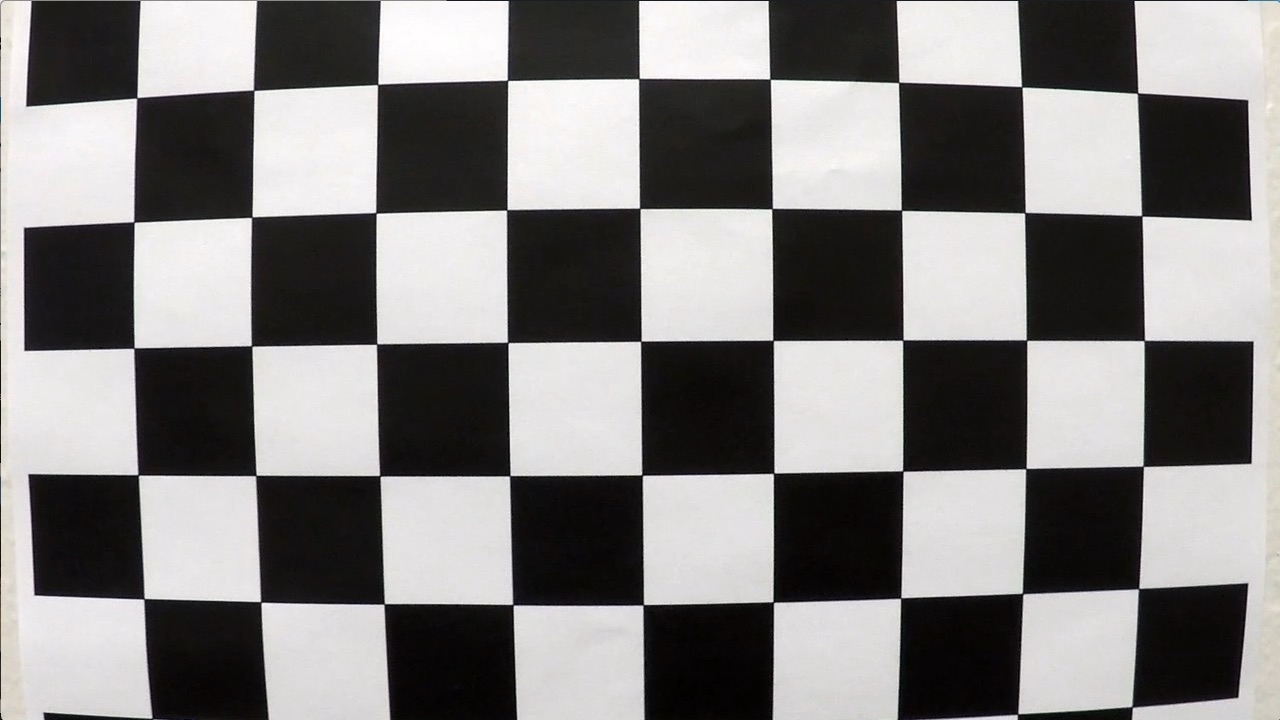
#> input picture camera_cal/calibration01.jpg, 1280 x 720 px; its folder holds only this picture in this run
$ jupyter execute --allow-errors Pipeline.ipynb   (shell and % lines are left out)   (older library calls are emulated)
#> lines starting #> are read from the running program, lines starting #| are printed output that depends on the picture; after the words box and inside, x2 and y2 are one past the last pixel; in counts of white or black regions, pixels touching at a corner belong together
[cell 1]
import os, math
import cv2
import numpy as np
import matplotlib.pyplot as plt
import matplotlib.rcsetup
import matplotlib.image as mpimg
matplotlib.rcParams['figure.figsize'] = (10.0, 12.0)

[cell 2]
# [49 lines left out: function pipeline, not called in this run]

[cell 3]
def chessboard_calibrate(chess_w, chess_l, show=False):
#> called with chess_w = 9, chess_l = 6, show = True
    chess_counter = 0
    obj_pts = []
    img_pts = []

    criteria = (cv2.TERM_CRITERIA_EPS + cv2.TERM_CRITERIA_MAX_ITER, 10, 0.001)
    obj_corners = np.zeros((chess_w*chess_l, 3), np.float32)
    obj_corners[:,:2] = np.mgrid[0:chess_w,0:chess_l].T.reshape(-1,2)

    #Find chessboard corners and plot distorted chessboards
    cal_files = os.listdir(os.path.join(os.getcwd(), 'camera_cal'))
    cal_files.sort()
    fig_dist   = plt.figure(figsize=(15,12))
    for i, cal_file in enumerate(cal_files):
        cal_img = mpimg.imread(os.path.join(os.getcwd(), 'camera_cal', cal_file))
#> cal_img is the input picture: shape (720, 1280, 3); mean R, G, B 130.1, 128.4, 127.8
        gray_cal = cv2.cvtColor(cal_img, cv2.COLOR_RGB2GRAY)
        ret, corners = cv2.findChessboardCorners(gray_cal, (chess_w, chess_l), None)
#> ret = False; corners = None
        if ret == True:
            chess_counter += 1
            obj_pts.append(obj_corners)
            corners_2 = cv2.cornerSubPix(gray_cal, corners, (11,11), (-1,-1), criteria)
            img_pts.append(corners_2)
            cal_img = cv2.drawChessboardCorners(cal_img, (chess_w, chess_l), corners_2, ret)
            ax = plt.subplot(5, 4, i+1)
            ax.set_title(cal_file)
            plt.imshow(cal_img)

    print('Found {0} {1}x{2} chessboards in {3} images'.format(chess_counter,
                                                              chess_w,
                                                              chess_l,
                                                              i + 1))
    #Compute calibration matrices from object and image points
    ret, mtx, dist, rvecs, tvecs = cv2.calibrateCamera(obj_pts, img_pts, cal_img.shape[:-1], None, None)

    #Undistort chessboards and plot undistorted chessboards
    fig_undist = plt.figure(figsize=(15,12))
    for i, cal_file in enumerate(cal_files):
        cal_img = mpimg.imread(os.path.join(os.getcwd(), 'camera_cal', cal_file))
        dst = cv2.undistort(cal_img, mtx, dist, None, mtx)
        ax = plt.subplot(5, 4, i+1)
        ax.set_title('corrected_{0}'.format(cal_file))
        plt.imshow(dst)

    if show:
        plt.show()

    return mtx, dist

[cell 4]
# [9 lines left out: function corners_roi, not called in this run]

[cell 5]
# [11 lines left out: function warp_lane_lines, not called in this run]

[cell 6]
# [23 lines left out: function color_mask, not called in this run]

[cell 7]
def apply_mask(img, mask):
    return cv2.bitwise_and(img, img, mask=mask)

[cell 8]
# [119 lines left out: function polynomial_fit, not called in this run]

[cell 9]
import collections
# Define a class to receive the characteristics of each line detection
class LaneLine():
    # [94 lines left out: functions __init__, detect_lane_line, good_fit, not called in this run]

    def calculate_current_fit(self):
        '''Calculate current fit based on x and y points detected and image-world scale'''
        return np.polyfit(self.all_y, self.all_x, 2)

    def calculate_diff(self):
        '''Calculate difference between current fit and best fit'''
        return np.absolute(self.current_fit - self.best_fit)

    def calculate_best_fit(self):
        '''Calculate best fit by averaging recent good fits'''
        return np.average(self.recent_good_fits, axis=0)

    # [9 lines left out: functions fit_world, calculate_roc, not called in this run]

    def calculate_line_base(self):
        return self.best_fit[0]*self.i_height**2 + self.best_fit[1]*self.i_height + self.best_fit[2]

    def base_world(self):
        '''Calculate the distance between the line and the center of the lane in m'''
        return self.x_scale*np.absolute(self.i_width/2 - self.line_base)

#> (a cell that did not finish here is left out)

#> (a cell that did not finish here is left out)

[cell 12]
white_output = 'example_thresh_2.mp4'
#> white_output = 'example_thresh_2.mp4'

# txt_clip = TextClip("Advanced Lanelines\nChris Sketch",font='Arial',fontsize=40,color='white')
# txt_clip = txt_clip.set_pos(('center', 'top')).set_duration(8)

#> (the rest of this cell did not finish here and is left out)

[cell 13]
# Import everything needed to edit/save/watch video clips
import imageio
#> (the rest of this cell did not finish here and is left out)

#> (a cell that did not finish here is left out)

[cell 15]
def sobel_threshold(img, thresh=(20, 120), show=False):
    gray_img = cv2.cvtColor(img, cv2.COLOR_RGB2GRAY)
    sobel_x = cv2.Sobel(gray_img, cv2.CV_64F, 1, 0)

    abs_sobel_x = np.absolute(sobel_x)
#     plt.imshow(abs_sobel_x, cmap='gray')
#     plt.show()
    scaled_sobel = np.uint8(255*abs_sobel_x/np.max(abs_sobel_x))
    binary_img = np.zeros_like(scaled_sobel, dtype=np.uint8)
    binary_img[(scaled_sobel > thresh[0]) & (scaled_sobel <= thresh[1])] = 1
    if show:
        plt.imshow(binary_img, cmap='gray')
        plt.show()
    return binary_img

[cell 16]
def color_threshold(img, thresh=(170, 255), show=False):
    hls_img = cv2.cvtColor(img, cv2.COLOR_RGB2HLS)
    hls_S = hls_img[:,:,2]
    binary_img = np.zeros_like(hls_S)
    binary_img[(hls_S > thresh[0]) & (hls_S <= thresh[1])] = 1
    if show:
        plt.imshow(binary_img, cmap='gray')
        plt.show()
    return binary_img

[cell 17]
img = mpimg.imread('./doc_images/undist_2017-12-01T04:02:50.png')
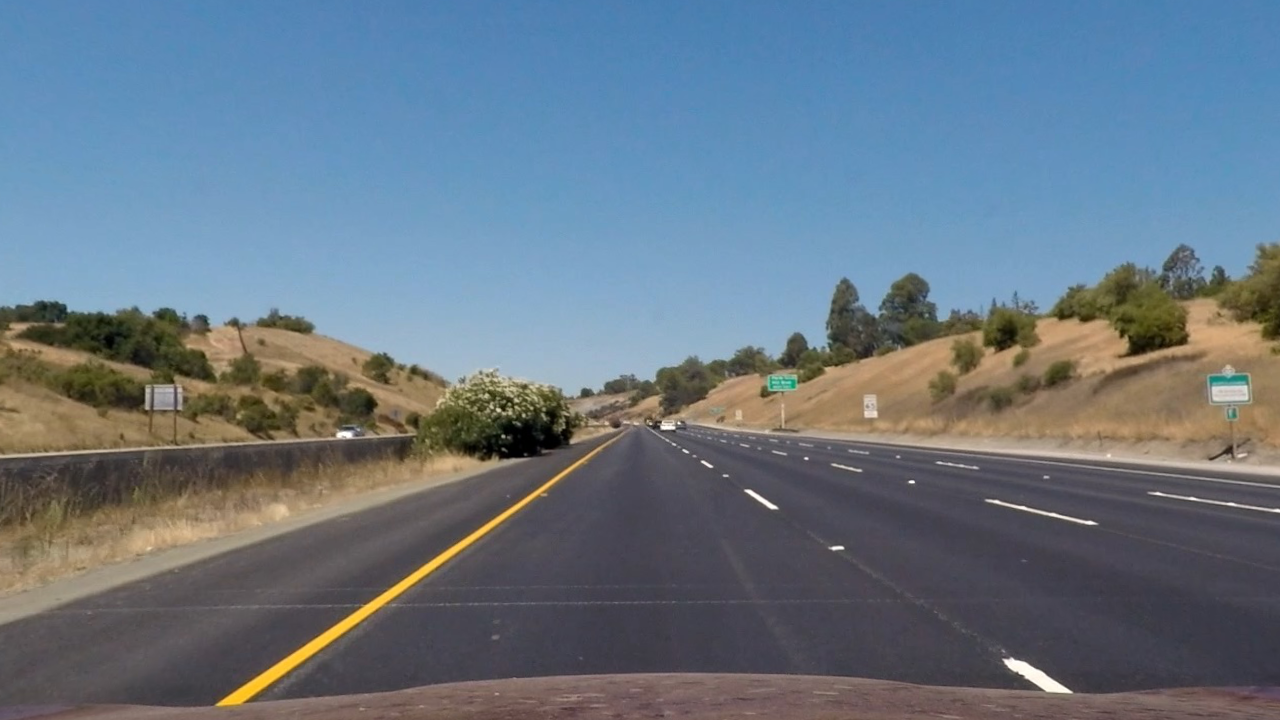
#> input picture doc_images/undist_2017-12-01T04:02:50.png, 1280 x 720 px
#> img is the input picture: shape (720, 1280, 4) float32; mean R, G, B, A 0.406, 0.464, 0.516, 1
img = (255*img).astype(np.uint8)
plt.subplot(221)
plt.imshow(img)
bin_img = color_threshold(img)
#> in color_threshold, `hls_img = cv2.cvtColor(img, cv2.COLOR_RGB2HLS)`: hls_img: shape (720, 1280, 3); mean of channels 0, 1, 2 87.2, 117.4, 66.5
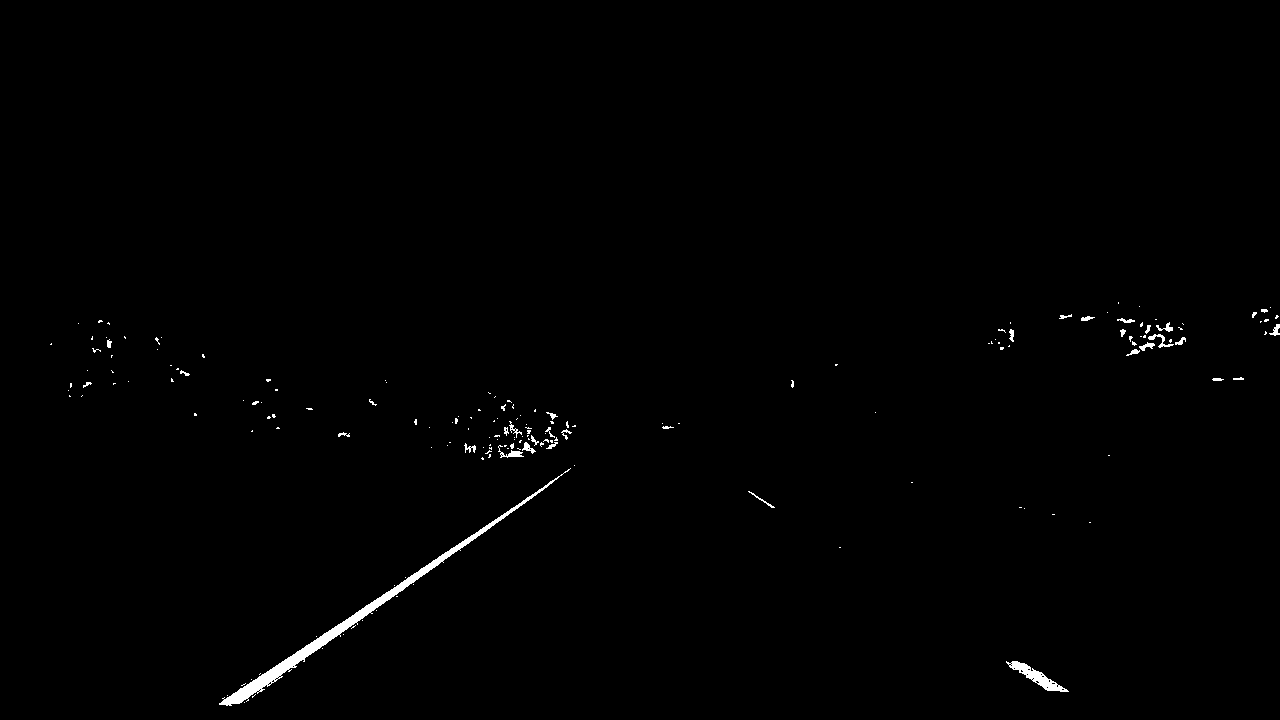
#> bin_img: shape (720, 1280); values 0 (black) and 1 (white), 0.61% white; 177 white regions (144 under 20 px), largest, box (x1, y1, x2, y2) and area: (219, 468, 571, 706) 2991, (1006, 661, 1069, 692) 560, (498, 445, 524, 458) 114
sobel_img = sobel_threshold(img)
#> in sobel_threshold, `gray_img = cv2.cvtColor(img, cv2.COLOR_RGB2GRAY)`:
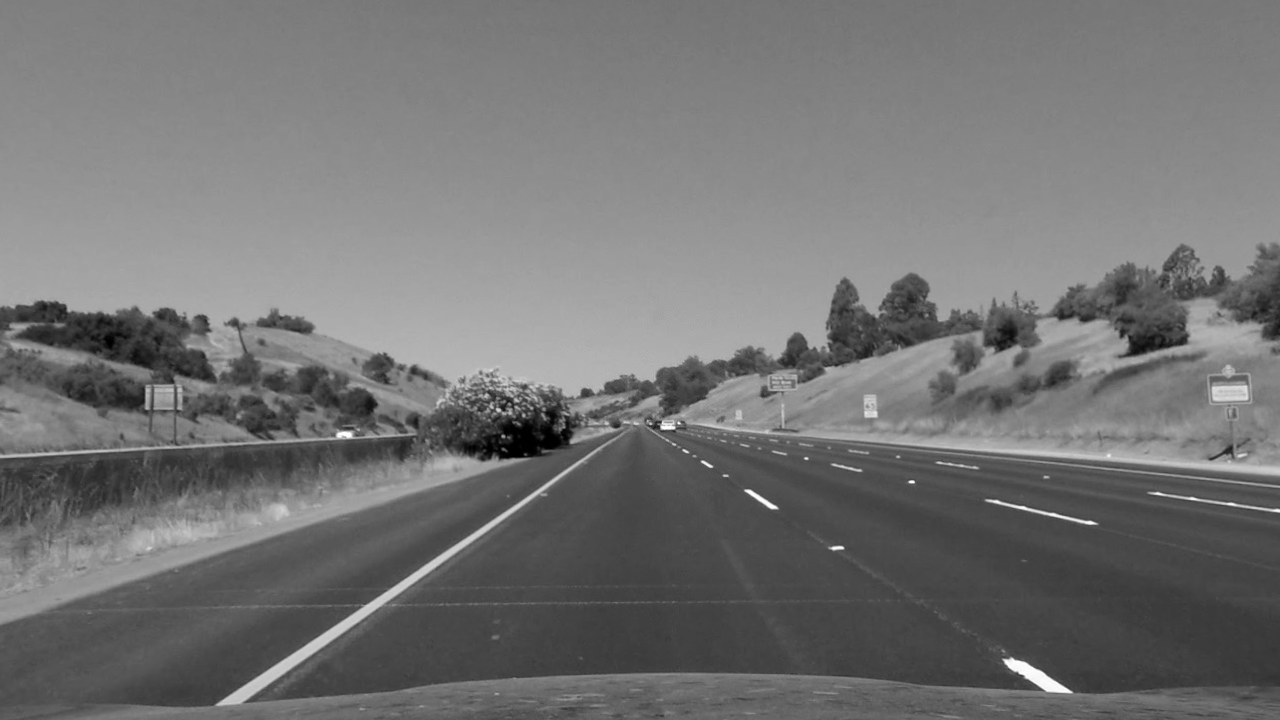
#> gray_img: shape (720, 1280); min 0, max 255, mean 115.4
#> in sobel_threshold, `sobel_x = cv2.Sobel(gray_img, cv2.CV_64F, 1, 0)`:
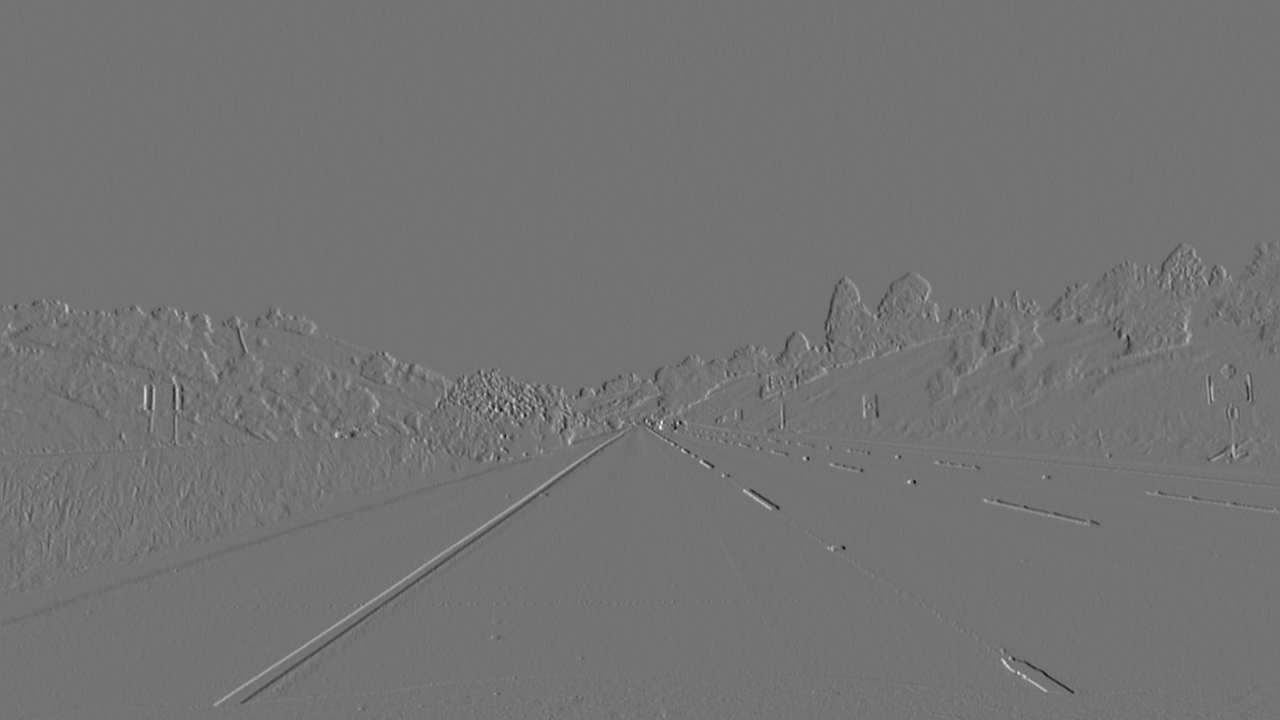
#> sobel_x: shape (720, 1280) float64; min -553, max 670, mean -0.1; drawn with min black and max white
#> sobel_img: shape (720, 1280); values 0 (black) and 1 (white), 3.4% white in thin lines or dots, all inside (x1, y1, x2, y2) = (1, 243, 1279, 720)
combined_img = np.zeros_like(bin_img)
combined_img[(bin_img > 0.0) | (sobel_img > 0.0)] = 1
plt.subplot(222)
plt.imshow(bin_img, cmap='gray')
plt.subplot(223)
plt.imshow(sobel_img, cmap='gray')
plt.subplot(224)
plt.imshow(combined_img, cmap='gray')
plt.show()
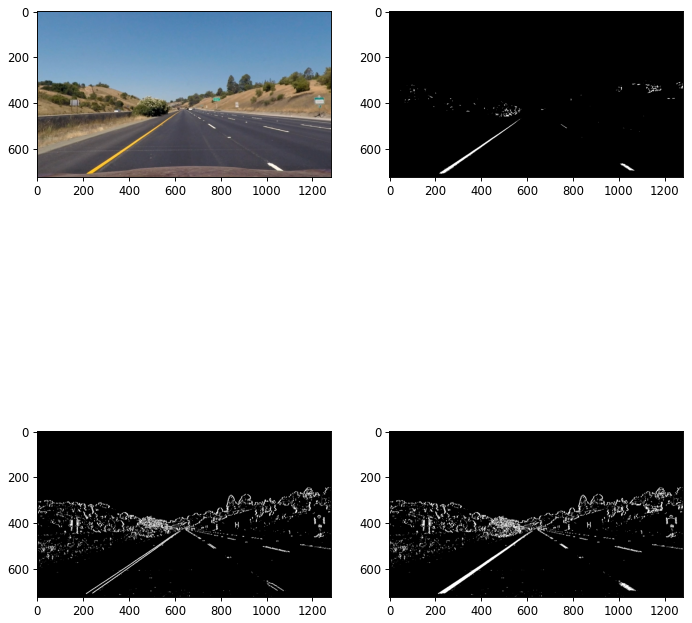
#> figure drawn by matplotlib, 4 panels
